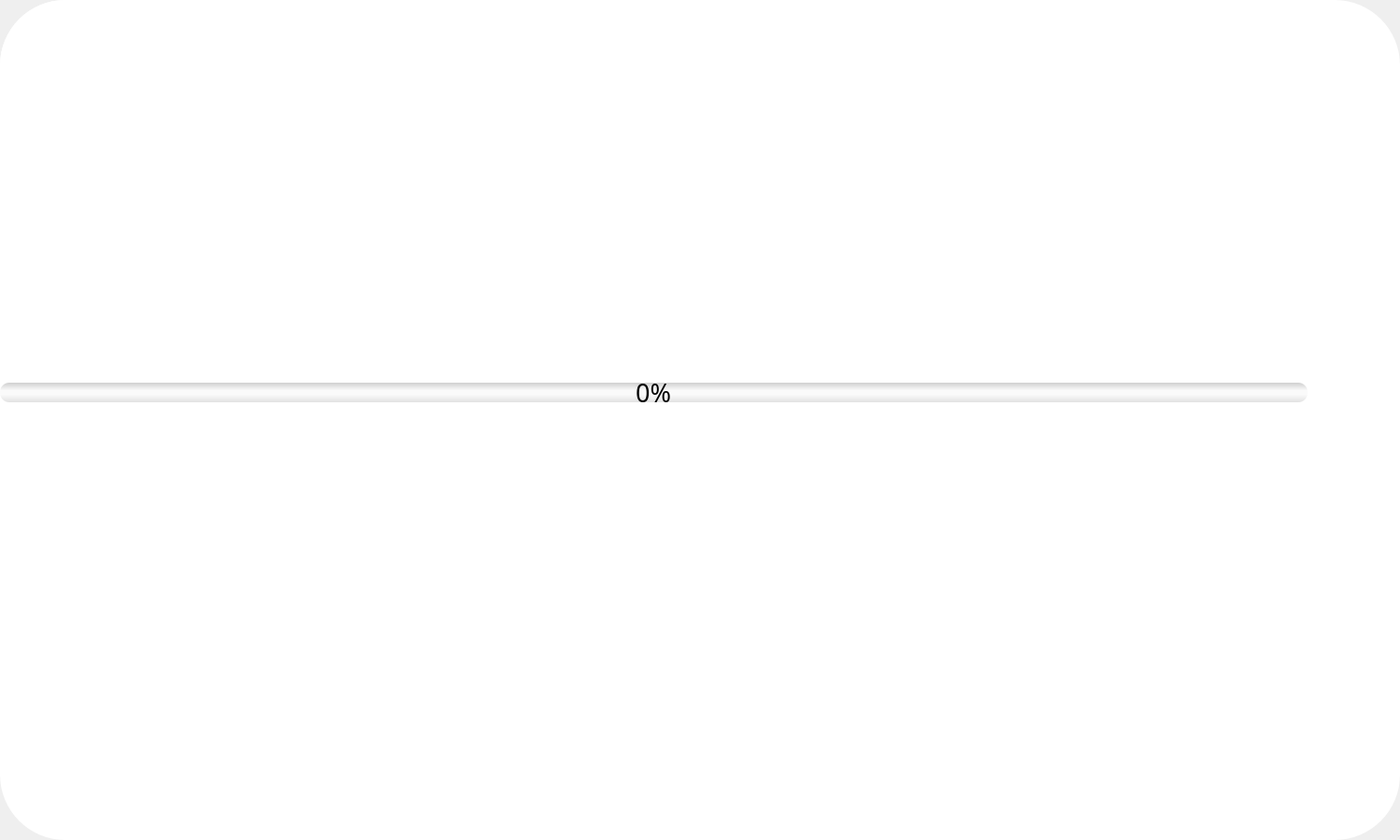
<?xml version="1.0" encoding="UTF-8"?>
<ui version="4.0">
 <class>SF_Loading</class>
 <widget class="QMainWindow" name="SF_Loading">
  <property name="geometry">
   <rect>
    <x>0</x>
    <y>0</y>
    <width>1500</width>
    <height>900</height>
   </rect>
  </property>
  <property name="windowTitle">
   <string>MainWindow</string>
  </property>
  <property name="styleSheet">
   <string notr="true">.QWidget
{
	background-color: rgb(255, 255, 255);    
    border-radius: 70px;
}
QFrame#background
{
    background-color: rgb(255, 255, 255);    
    border-radius: 70px;
}
QLabel#loading
{
	border-image: url(:/loading_icon/loading/big_loading.gif);
}
QLabel#logo
{
	border-image: url(:/logo/icon/main.png);
}
QLabel#loading2
{
	border-image: url(:/loading_icon/loading/long_loading.gif);
}
QProgressBar#loading_bar
{
	background-color: qlineargradient(spread:pad, x1:0, y1:0, x2:0, y2:1, stop:0 rgba(207, 207, 207, 255), stop:0.389474 rgba(250, 250, 250, 255), stop:0.505263 rgba(250, 250, 250, 255), stop:0.615789 rgba(250, 250, 250, 255), stop:1 rgba(225, 225, 225, 255));
	border-style:none;
	border-radius: 10px;
	font: 20pt &quot;Edwardian Script ITC&quot;;
}
QProgressBar#loading_bar::chunk
{
	border-radius: 10px;
	background-color: qlineargradient(spread:pad, x1:0, y1:0.494045, x2:1, y2:0.494318, stop:0 rgba(255, 255, 67, 255), stop:0.263158 rgba(112, 255, 147, 255), stop:0.5 rgba(0, 255, 255, 255), stop:0.731579 rgba(170, 170, 255, 255), stop:1 rgba(255, 184, 212, 255));
}
QLabel#tips
{
	font: 24pt &quot;华文楷体&quot;;
	text_align:center;
}</string>
  </property>
  <widget class="QWidget" name="centralwidget">
   <widget class="QFrame" name="background">
    <property name="geometry">
     <rect>
      <x>0</x>
      <y>0</y>
      <width>1404</width>
      <height>810</height>
     </rect>
    </property>
    <property name="frameShape">
     <enum>QFrame::StyledPanel</enum>
    </property>
    <property name="frameShadow">
     <enum>QFrame::Raised</enum>
    </property>
    <widget class="QLabel" name="loading">
     <property name="geometry">
      <rect>
       <x>530</x>
       <y>40</y>
       <width>350</width>
       <height>350</height>
      </rect>
     </property>
     <property name="text">
      <string/>
     </property>
    </widget>
    <widget class="QProgressBar" name="loading_bar">
     <property name="geometry">
      <rect>
       <x>0</x>
       <y>410</y>
       <width>1401</width>
       <height>21</height>
      </rect>
     </property>
     <property name="font">
      <font>
       <family>Edwardian Script ITC</family>
       <pointsize>20</pointsize>
       <weight>50</weight>
       <italic>false</italic>
       <bold>false</bold>
      </font>
     </property>
     <property name="value">
      <number>0</number>
     </property>
     <property name="alignment">
      <set>Qt::AlignCenter</set>
     </property>
     <property name="orientation">
      <enum>Qt::Horizontal</enum>
     </property>
     <property name="invertedAppearance">
      <bool>false</bool>
     </property>
    </widget>
    <widget class="QLabel" name="tips">
     <property name="geometry">
      <rect>
       <x>500</x>
       <y>620</y>
       <width>400</width>
       <height>40</height>
      </rect>
     </property>
     <property name="text">
      <string/>
     </property>
     <property name="alignment">
      <set>Qt::AlignCenter</set>
     </property>
    </widget>
    <widget class="QLabel" name="logo">
     <property name="geometry">
      <rect>
       <x>40</x>
       <y>20</y>
       <width>153</width>
       <height>100</height>
      </rect>
     </property>
     <property name="text">
      <string/>
     </property>
    </widget>
    <widget class="QLabel" name="loading2">
     <property name="geometry">
      <rect>
       <x>610</x>
       <y>490</y>
       <width>183</width>
       <height>40</height>
      </rect>
     </property>
     <property name="text">
      <string/>
     </property>
    </widget>
   </widget>
  </widget>
 </widget>
 <resources>
  <include location="E:/Files/Desktop Files/作业/python_课程设计/Python程序设计基础_期末大作业/基于数据库存储与网络爬虫的在线表单自动填写应用/SmartFilling_project/picture/ui_resource.qrc"/>
 </resources>
 <connections/>
</ui>
